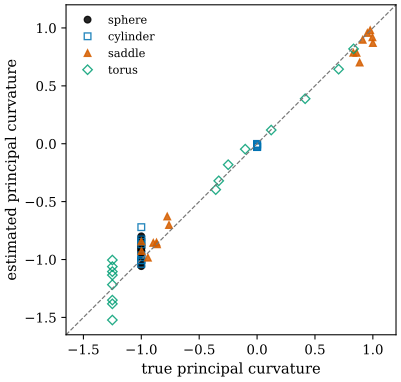

This chart was generated by the following Python code:
"""Figure 49.5.2: the manifold estimator of [GeoSplat25, App. E] on the running surfaces (Section 49.5).

Points uniform with respect to area, about 4000 per unit area; random-walk generator with t = 0.005; the estimated
normal is oriented like the true one; true and estimated values are matched in increasing (signed) order
(ordering by absolute value, as the paper does, would swap the two values at the saddle where |tau_1| = |tau_2|).
  unit sphere (50000 points; true (-1, -1) with the outward normal), 8 random points;
  cylinder of radius 1, |z| <= 1 (50000 points; true (-1, 0)), 8 random points with |z| < 0.5;
  saddle z = (x^2 - y^2)/2 (40000 points over [-1.2, 1.2]^2; true values from the shape operator with the upward
  normal), the origin and 7 random points with x^2 + y^2 < 0.25;
  torus T_{2,0.8} (250000 points; true -1.25 and -cos u/(2 + 0.8 cos u)), 8 points along a meridian.
Plotted: estimated against true principal curvature, both tau_1 and tau_2 of every point.

Run from the project root: PYTHONPATH=tools python3 chapters/49-paper-geosplat/figures/fig-49-5-2-manifold-accuracy.py
"""
import sys
from pathlib import Path

import numpy as np

import dgfig

sys.path.insert(0, str(Path(__file__).resolve().parents[1] / "lib"))
import geo49  # noqa: E402

dgfig.setup()
import matplotlib.pyplot as plt  # noqa: E402

C = dgfig.COLORS
rng = np.random.default_rng(1)
t = 0.005
pairs = {}


def run(name, X, idx, nref, true):
    out = []
    for i, nr, tr in zip(idx, nref, true):
        est = np.sort(geo49.manifold_estimate(X, X[i], t, n_ref=nr)["tau"])
        out.append((np.sort(np.array(tr, float)), est))
    pairs[name] = out


X = geo49.sphere_points(50000, seed=2)
idx = rng.choice(50000, 8, replace=False)
run("sphere", X, idx, X[idx], [(-1.0, -1.0)] * 8)
X = geo49.cylinder_points(50000, seed=3)
idx = rng.choice(np.where(np.abs(X[:, 2]) < 0.5)[0], 8, replace=False)
run("cylinder", X, idx, np.c_[X[idx, 0], X[idx, 1], 0 * idx], [(-1.0, 0.0)] * 8)
X = 2 * geo49.saddle_points(40000, seed=4)
idx = [0] + list(rng.choice(np.where(np.hypot(X[:, 0], X[:, 1]) < 0.5)[0], 7, replace=False))
tr, nr = [], []
for i in idx:
    g = np.array([X[i, 0], -X[i, 1]])
    w = np.sqrt(1 + g @ g)
    tr.append(np.linalg.eigvals(np.linalg.solve(np.eye(2) + np.outer(g, g), np.diag([1.0, -1.0]) / w)).real)
    nr.append(np.array([-g[0], -g[1], 1.0]) / w)
run("saddle", X, idx, nr, tr)
T = geo49.torus_points(250000, seed=5)
us = np.linspace(0, np.pi, 8)
Qp = np.stack([2 + 0.8 * np.cos(us), 0 * us, 0.8 * np.sin(us)], axis=1)
run("torus", np.vstack([Qp, T]), range(8), (Qp - np.array([2.0, 0, 0])) / 0.8,
    [(-1.25, -np.cos(u) / (2 + 0.8 * np.cos(u))) for u in us])

allerr = np.concatenate([np.abs(e - tr_) for v in pairs.values() for tr_, e in v])
print("mean |error|", allerr.mean(), "max", allerr.max())
for k, v in pairs.items():
    print(k, np.round(np.mean([e for _, e in v], 0), 3), np.round(np.mean([np.abs(e - tr_) for tr_, e in v]), 3))
assert allerr.mean() < 0.12 and allerr.max() < 0.35

fig, ax = plt.subplots(figsize=(4.6, 4.2))
marks = {"sphere": (C["main"], "o"), "cylinder": (C["tangent"], "s"), "saddle": (C["normal"], "^"), "torus": (C["third"], "D")}
for name, v in pairs.items():
    col, mk = marks[name]
    tv = np.concatenate([tr_ for tr_, _ in v])
    ev = np.concatenate([e for _, e in v])
    ax.plot(tv, ev, mk, color=col, ms=5, alpha=0.85, label=name, mfc="none" if name in ("cylinder", "torus") else col)
lim = [-1.65, 1.2]
ax.plot(lim, lim, color=C["aux"], lw=0.9, ls="--")
ax.set_xlim(lim)
ax.set_ylim(lim)
ax.set_aspect("equal")
ax.set_xlabel("true principal curvature")
ax.set_ylabel("estimated principal curvature")
ax.legend(loc="upper left", fontsize=8.5, frameon=False)
fig.tight_layout()
dgfig.save(fig, __file__)
